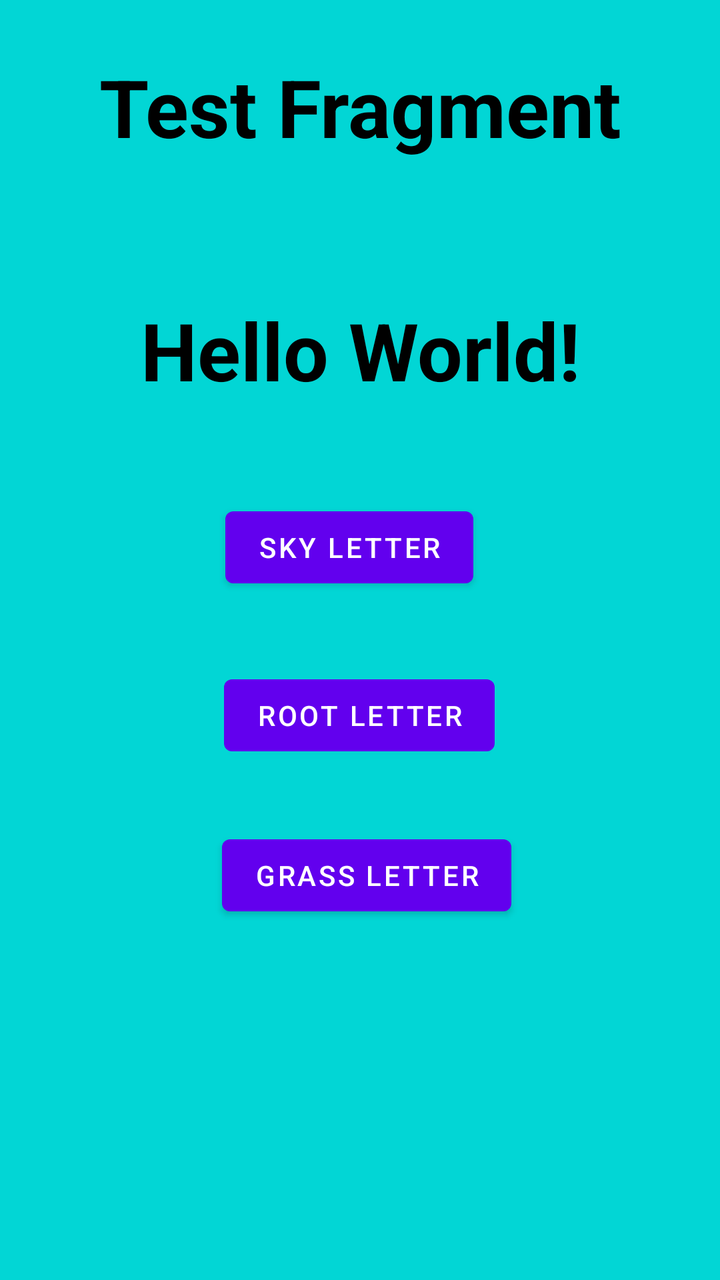
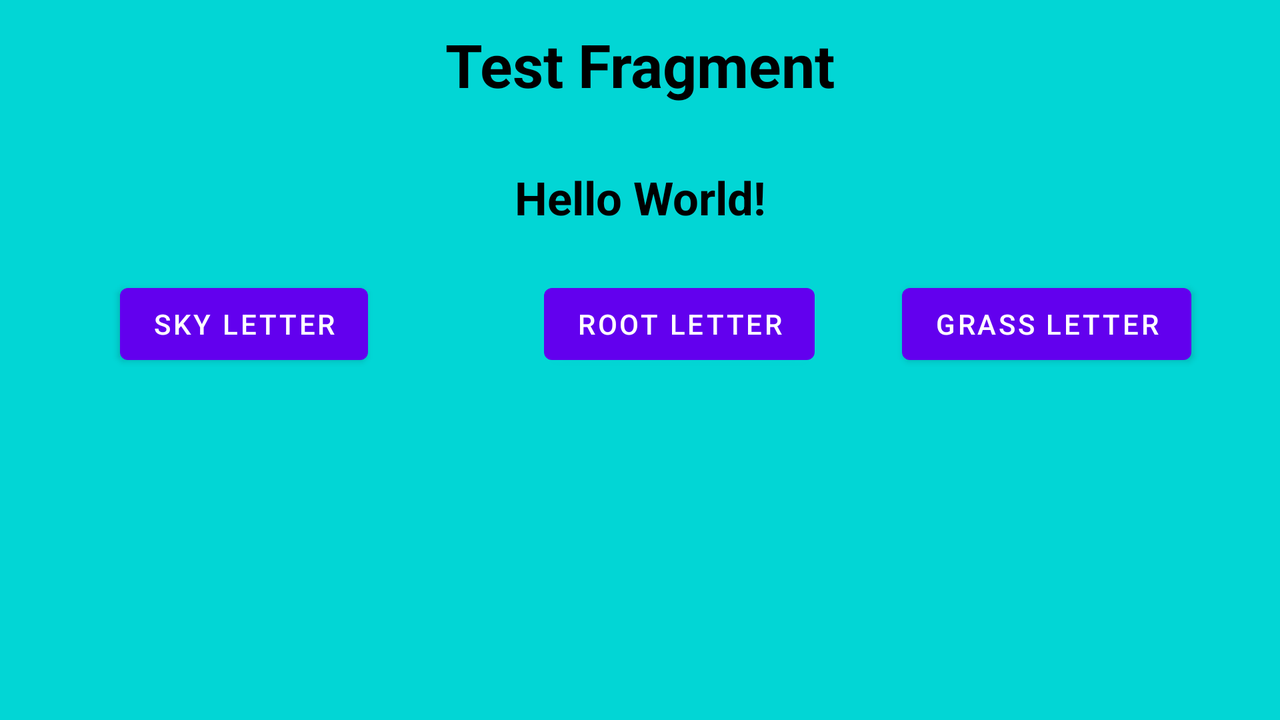

One screen, two layout resources from the same app: the default and the repository's alternative for another configuration. Each is rendered where Android would select it; the XML of both is given below.
<!-- AndroidManifest.xml: application theme Theme.Letters_Test -->
<!-- res/layout/fragment_test.xml -->
<?xml version="1.0" encoding="utf-8"?>
<FrameLayout xmlns:android="http://schemas.android.com/apk/res/android"
    xmlns:app="http://schemas.android.com/apk/res-auto"
    xmlns:tools="http://schemas.android.com/tools"
    android:layout_width="match_parent"
    android:layout_height="match_parent"
    tools:context=".TestFragment">

    
    <androidx.constraintlayout.widget.ConstraintLayout
        android:layout_width="match_parent"
        android:layout_height="match_parent"
        android:background="#02D6D5">


        <TextView
            android:id="@+id/letter_text_view"

            android:layout_width="wrap_content"
            android:layout_height="wrap_content"
            android:gravity="center"
            android:text="Hello World!"
            android:textColor="@color/black"
            android:textSize="40sp"
            android:textStyle="bold"
            app:layout_constraintBottom_toBottomOf="parent"
            app:layout_constraintEnd_toEndOf="parent"
            app:layout_constraintStart_toStartOf="parent"
            app:layout_constraintTop_toTopOf="parent"
            app:layout_constraintVertical_bias="0.253" />

        <Button
            android:id="@+id/sky_button"
            android:layout_width="wrap_content"
            android:layout_height="wrap_content"
            android:layout_marginTop="48dp"
            android:text="Sky Letter"

            app:layout_constraintEnd_toEndOf="parent"
            app:layout_constraintHorizontal_bias="0.477"
            app:layout_constraintStart_toStartOf="parent"
            app:layout_constraintTop_toBottomOf="@+id/letter_text_view" />

        <Button
            android:id="@+id/root_button"
            android:layout_width="wrap_content"
            android:layout_height="wrap_content"
            android:layout_marginTop="36dp"
            android:text="Root Letter"
            app:layout_constraintEnd_toEndOf="parent"
            app:layout_constraintHorizontal_bias="0.498"
            app:layout_constraintStart_toStartOf="parent"
            app:layout_constraintTop_toBottomOf="@+id/sky_button" />

        <Button
            android:id="@+id/grass_button"
            android:layout_width="wrap_content"
            android:layout_height="wrap_content"
            android:layout_marginTop="32dp"
            android:text="Grass Letter"
            app:layout_constraintEnd_toEndOf="parent"
            app:layout_constraintHorizontal_bias="0.516"
            app:layout_constraintStart_toStartOf="parent"
            app:layout_constraintTop_toBottomOf="@+id/root_button" />

        <TextView
            android:id="@+id/answer_text_view"
            android:layout_width="wrap_content"
            android:layout_height="wrap_content"
            android:gravity="center"
            android:text=""
            android:textColor="@color/black"
            android:textSize="20sp"
            app:layout_constraintBottom_toBottomOf="parent"
            app:layout_constraintEnd_toEndOf="parent"
            app:layout_constraintStart_toStartOf="parent"
            app:layout_constraintTop_toBottomOf="@+id/grass_button"
            app:layout_constraintVertical_bias="0.41" />

        <TextView
            android:id="@+id/textView3"
            android:layout_width="wrap_content"
            android:layout_height="wrap_content"
            android:gravity="center"
            android:text="Test Fragment"
            android:textColor="@color/black"
            android:textSize="40sp"
            android:textStyle="bold"
            app:layout_constraintBottom_toTopOf="@+id/letter_text_view"
            app:layout_constraintEnd_toEndOf="parent"
            app:layout_constraintStart_toStartOf="parent"
            app:layout_constraintTop_toTopOf="parent"
            app:layout_constraintVertical_bias="0.279" />


    </androidx.constraintlayout.widget.ConstraintLayout>
</FrameLayout>
<!-- resources referenced by this layout -->
<resources>
  <style name="Theme.Letters_Test" parent="Theme.MaterialComponents.DayNight.NoActionBar">
          
          <item name="colorPrimary">@color/purple_500</item>
          <item name="colorPrimaryVariant">@color/purple_700</item>
          <item name="colorOnPrimary">@color/white</item>
          
          <item name="colorSecondary">@color/teal_200</item>
          <item name="colorSecondaryVariant">@color/teal_700</item>
          <item name="colorOnSecondary">@color/black</item>
          
          <item name="android:statusBarColor">?attr/colorPrimaryVariant</item>
          
      </style>
</resources>
<!-- res/layout-land/fragment_test.xml (the repository's variant of the layout above) -->
<!-- drawn on the phone turned sideways -->
<?xml version="1.0" encoding="utf-8"?>
<FrameLayout xmlns:android="http://schemas.android.com/apk/res/android"
    xmlns:app="http://schemas.android.com/apk/res-auto"
    xmlns:tools="http://schemas.android.com/tools"
    android:layout_width="match_parent"
    android:layout_height="match_parent"
    tools:context=".TestFragment">

    
    <androidx.constraintlayout.widget.ConstraintLayout
        android:layout_width="match_parent"
        android:layout_height="match_parent"
        android:background="#02D6D5">


        <TextView
            android:id="@+id/letter_text_view"

            android:layout_width="wrap_content"
            android:layout_height="wrap_content"
            android:gravity="center"
            android:text="Hello World!"
            android:textColor="@color/black"
            android:textSize="23sp"
            android:textStyle="bold"
            app:layout_constraintBottom_toBottomOf="parent"
            app:layout_constraintEnd_toEndOf="parent"
            app:layout_constraintStart_toStartOf="parent"
            app:layout_constraintTop_toTopOf="parent"
            app:layout_constraintVertical_bias="0.253" />

        <Button
            android:id="@+id/sky_button"
            android:layout_width="wrap_content"
            android:layout_height="wrap_content"
            android:layout_marginStart="60dp"
            android:layout_marginTop="24dp"

            android:text="Sky Letter"
            app:layout_constraintStart_toStartOf="parent"
            app:layout_constraintTop_toBottomOf="@+id/letter_text_view" />

        <Button
            android:id="@+id/root_button"
            android:layout_width="wrap_content"
            android:layout_height="wrap_content"
            android:layout_marginStart="88dp"
            android:layout_marginTop="24dp"
            android:text="Root Letter"
            app:layout_constraintStart_toEndOf="@+id/sky_button"
            app:layout_constraintTop_toBottomOf="@+id/letter_text_view" />

        <Button
            android:id="@+id/grass_button"
            android:layout_width="wrap_content"
            android:layout_height="wrap_content"
            android:layout_marginTop="24dp"
            android:text="Grass Letter"
            app:layout_constraintEnd_toEndOf="parent"
            app:layout_constraintHorizontal_bias="0.497"
            app:layout_constraintStart_toEndOf="@+id/root_button"
            app:layout_constraintTop_toBottomOf="@+id/letter_text_view" />

        <TextView
            android:id="@+id/answer_text_view"
            android:layout_width="wrap_content"
            android:layout_height="wrap_content"
            android:gravity="center"
            android:text=""
            android:textColor="@color/black"
            android:textSize="20sp"
            app:layout_constraintBottom_toBottomOf="parent"
            app:layout_constraintEnd_toEndOf="parent"
            app:layout_constraintStart_toStartOf="parent"
            app:layout_constraintTop_toBottomOf="@+id/grass_button"
            app:layout_constraintVertical_bias="0.41" />

        <TextView
            android:id="@+id/textView3"
            android:layout_width="wrap_content"
            android:layout_height="wrap_content"
            android:gravity="center"
            android:text="Test Fragment"
            android:textColor="@color/black"
            android:textSize="30sp"
            android:textStyle="bold"
            app:layout_constraintBottom_toTopOf="@+id/letter_text_view"
            app:layout_constraintEnd_toEndOf="parent"
            app:layout_constraintStart_toStartOf="parent"
            app:layout_constraintTop_toTopOf="parent"
            app:layout_constraintVertical_bias="0.279" />


    </androidx.constraintlayout.widget.ConstraintLayout>
</FrameLayout>
